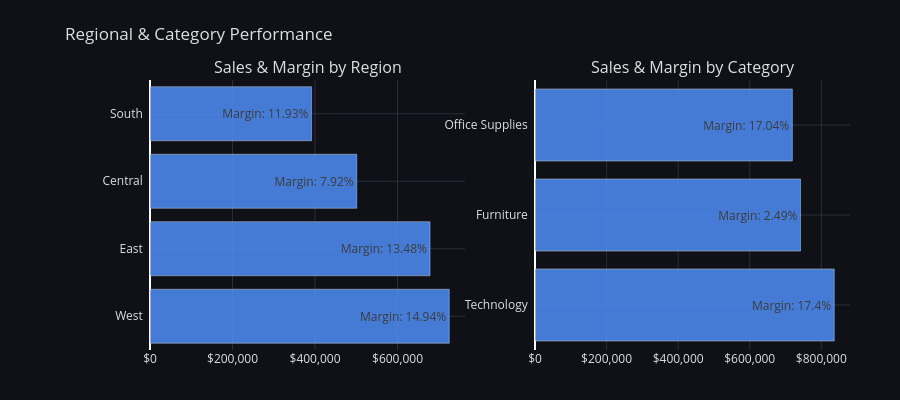

The notebook cell this image was saved under:
### Markdown cell above
## Categorical Analysis

1. Furniture has pretty high total sales, but only a margin of roughly 2.5% which is negligible in comparison to Technology and Office Supplies. This is worth investigating further - Why does Furniture have such a lower margin and what sub-categories of Furniture is driving these results. Is it even worth selling Furniture, or they are actually important for brand building. Furniture's near-zero margin is likely the main drag on the company's overall 12.47% margin.
2. Technology leads here in both total_sales and margin.
3. Office Supplies has the highest number of orders - 3742 orders but only $719k in sales means roughly $192 per order, compared to Technology's $541 per order. Office Supplies sells frequently but in small amounts.

### Code cell
fig3 = make_subplots(
    rows=1, cols=2,
    subplot_titles=('Sales & Margin by Region', 'Sales & Margin by Category')
)

fig3.add_trace(
    go.Bar(
        x=df_region['total_sales'],
        y=df_region['region'],
        orientation='h',
        name='Region Sales',
        marker_color=ACCENT,
        opacity=0.85,
        text=df_region['margin_pct'].apply(lambda x: f'Margin: {x}%'),
        textposition='inside'
    ),
    row=1, col=1
)

fig3.add_trace(
    go.Bar(
        x=df_category['total_sales'],
        y=df_category['category'],
        orientation='h',
        name='Category Sales',
        marker_color=ACCENT,
        opacity=0.85,
        text=df_category['margin_pct'].apply(lambda x: f'Margin: {x}%'),
        textposition='inside'
    ),
    row=1, col=2
)

fig3.update_layout(
    plot_bgcolor=DARK_BG,
    paper_bgcolor=DARK_BG,
    font=dict(color=TEXT),
    showlegend=False,
    title=dict(text='Regional & Category Performance', pad=dict(l=20, t=20)),
    autosize = True,
    height=400,
    margin=dict(l=150, r=50, t=80, b=50)
)

fig3.update_xaxes(gridcolor=GRID, tickformat='$,.0f')
fig3.update_yaxes(gridcolor=GRID)
fig3.update_yaxes(ticksuffix='  ')

fig3.show()

### Figure 1 — Plotly figure (JSON) as saved in the notebook; plotly's stock layout.template omitted (floating-point values rounded to 4 significant figures)
{"data": [{"marker": {"color": "#4f8ef7"}, "name": "Region Sales", "opacity": 0.85, "orientation": "h", "text": ["Margin: 14.94%", "Margin: 13.48%", "Margin: 7.92%", "Margin: 11.93%"], "textposition": "inside", "type": "bar", "x": [725500.0, 678800.0, 501200.0, 391700.0], "xaxis": "x", "y": ["West", "East", "Central", "South"], "yaxis": "y"}, {"marker": {"color": "#4f8ef7"}, "name": "Category Sales", "opacity": 0.85, "orientation": "h", "text": ["Margin: 17.4%", "Margin: 2.49%", "Margin: 17.04%"], "textposition": "inside", "type": "bar", "x": [836200.0, 742000.0, 719000.0], "xaxis": "x2", "y": ["Technology", "Furniture", "Office Supplies"], "yaxis": "y2"}], "layout": {"annotations": [{"font": {"size": 16}, "showarrow": false, "text": "Sales & Margin by Region", "x": 0.225, "xanchor": "center", "xref": "paper", "y": 1, "yanchor": "bottom", "yref": "paper"}, {"font": {"size": 16}, "showarrow": false, "text": "Sales & Margin by Category", "x": 0.775, "xanchor": "center", "xref": "paper", "y": 1, "yanchor": "bottom", "yref": "paper"}], "autosize": true, "font": {"color": "#e0e0e0"}, "height": 400, "margin": {"b": 50, "l": 150, "r": 50, "t": 80}, "paper_bgcolor": "#0f1117", "plot_bgcolor": "#0f1117", "showlegend": false, "title": {"pad": {"l": 20, "t": 20}, "text": "Regional & Category Performance"}, "xaxis": {"anchor": "y", "domain": [0, 0.45], "gridcolor": "#2a2d3a", "tickformat": "$,.0f"}, "xaxis2": {"anchor": "y2", "domain": [0.55, 1], "gridcolor": "#2a2d3a", "tickformat": "$,.0f"}, "yaxis": {"anchor": "x", "domain": [0, 1], "gridcolor": "#2a2d3a", "ticksuffix": "  "}, "yaxis2": {"anchor": "x2", "domain": [0, 1], "gridcolor": "#2a2d3a", "ticksuffix": "  "}}}
